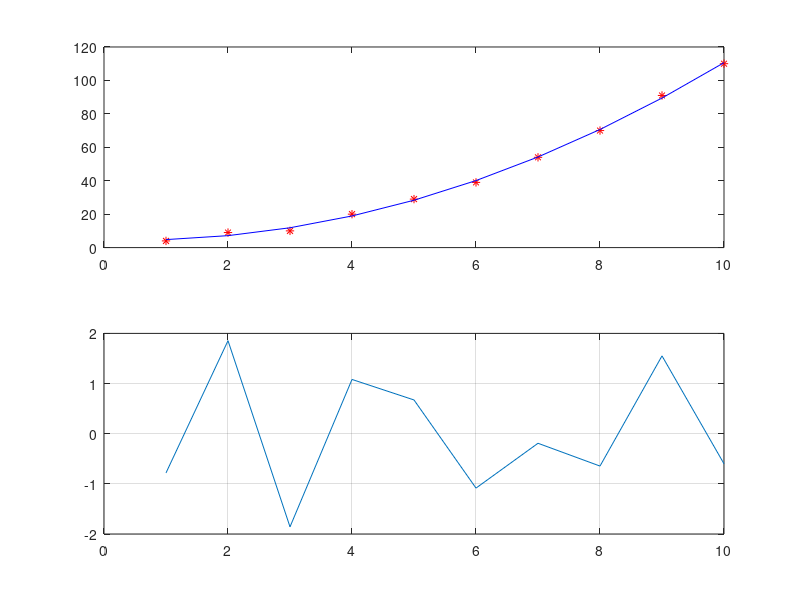

The MATLAB script that drew this image:
k=1:10
y=[4; 9; 10; 20; 29; 39; 54; 70; 91; 110]
X=[ ones(10,1), k', k'.^2]

Teta=X\y

yc=zeros(1,10);
E=zeros(1,10);
for i=1:10
    yc(i)=[1 k(i) k(i).^2]*Teta;
    E(i)=y(i)-yc(i);
end

subplot(2,1,1), plot(k,y,'r*', k,yc,'b')
subplot(2,1,2), plot(k,E)
grid on

MSE=0;
for i=1:10
    MSE=MSE+E(i).^2
end
MSE=MSE/10
